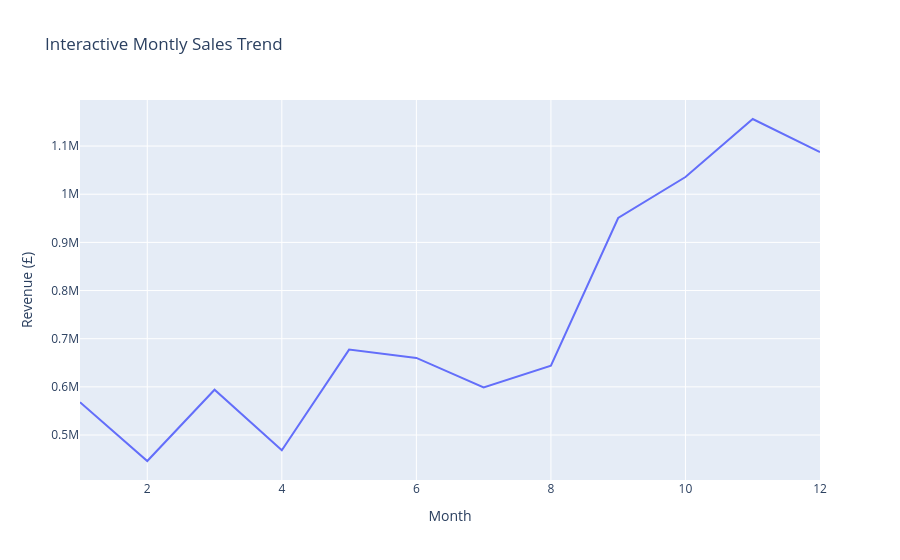
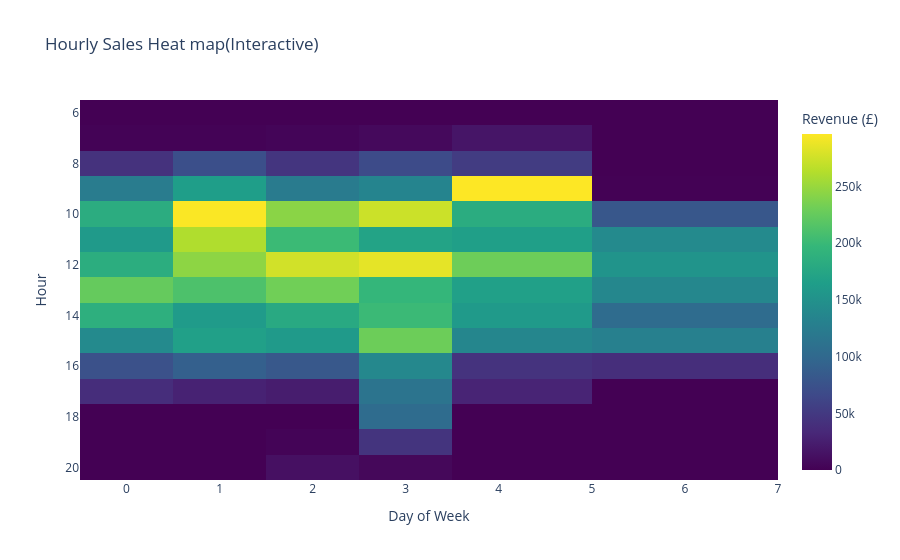

The notebook cell saved with these charts, in order:
### Markdown cell above
Plotly Interactive Dashboard

### Code cell
import plotly.express as px
import plotly.graph_objects as go
from plotly.subplots import make_subplots

fig1=px.line(df.groupby('InvoiceMonth')['TotalAmount'].sum().reset_index(), x='InvoiceMonth',y='TotalAmount', title='Interactive Montly Sales Trend', labels={'TotalAmount': 'Revenue (£)', 'InvoiceMonth':'Month'})

hourly_heatmap=df.groupby(['InvoiceHour','DayOfWeek'])['TotalAmount'].sum().unstack(fill_value=0)
fig2=px.imshow(hourly_heatmap,title='Hourly Sales Heat map(Interactive)', labels=dict(x="Day of Week", y = "Hour", color="Revenue (£)"), aspect="auto",color_continuous_scale='Viridis')

fig1.show()
fig2.show()

### Figure 1 — Plotly figure (JSON) as saved in the notebook; plotly's stock layout.template omitted (floating-point values rounded to 4 significant figures)
{"data": [{"hovertemplate": "Month=%{x}<br>Revenue (£)=%{y}<extra></extra>", "legendgroup": "", "line": {"color": "#636efa", "dash": "solid"}, "marker": {"symbol": "circle"}, "mode": "lines", "name": "", "orientation": "v", "showlegend": false, "type": "scatter", "x": [1, 2, 3, 4, 5, 6, 7, 8, 9, 10, 11, 12], "xaxis": "x", "y": [568100.0, 446100.0, 594100.0, 468400.0, 677400.0, 660000.0, 599000.0, 644100.0, 950700.0, 1036000.0, 1156000.0, 1088000.0], "yaxis": "y"}], "layout": {"legend": {"tracegroupgap": 0}, "title": {"text": "Interactive Montly Sales Trend"}, "xaxis": {"anchor": "y", "domain": [0, 1], "title": {"text": "Month"}}, "yaxis": {"anchor": "x", "domain": [0, 1], "title": {"text": "Revenue (£)"}}}}

### Figure 2 — Plotly figure (JSON) as saved in the notebook; plotly's stock layout.template omitted (floating-point values rounded to 4 significant figures)
{"data": [{"coloraxis": "coloraxis", "hovertemplate": "Day of Week: %{x}<br>Hour: %{y}<br>Revenue (£): %{z}<extra></extra>", "name": "0", "type": "heatmap", "x": [0, 1, 2, 3, 4, 6], "xaxis": "x", "y": [6, 7, 8, 9, 10, 11, 12, 13, 14, 15, 16, 17, 18, 19, 20], "yaxis": "y", "z": [[0, 0, 0, 4.25, 0, 0], [1495.0, 2053.0, 3343.0, 6884.0, 17280.0, 0], [43340.0, 72380.0, 45770.0, 67840.0, 52660.0, 0], [124000.0, 164300.0, 122900.0, 134100.0, 296400.0, 778.8], [183600.0, 294900.0, 243300.0, 273600.0, 182900.0, 80950.0], [160300.0, 260900.0, 201300.0, 170597, 166500.0, 141500.0], [184600.0, 245000.0, 276000.0, 285500.0, 229700.0, 152900.0], [225200.0, 211500.0, 231600.0, 196100.0, 167000.0, 137300.0], [187600.0, 160700.0, 179100.0, 200900.0, 159400.0, 104200.0], [140800.0, 167300.0, 160100.0, 229500.0, 136900.0, 129100.0], [74540.0, 90360.0, 81460.0, 138200.0, 43980.0, 38800.0], [38140.0, 27990.0, 23430.0, 114300.0, 29970.0, 0], [0, 296.6, 0, 104400.0, 75.5, 0], [0, 0, 2893.0, 45300.0, 373.0, 0], [0, 0, 13030.0, 5782.0, 19.19, 0]]}], "layout": {"coloraxis": {"colorbar": {"title": {"text": "Revenue (£)"}}, "colorscale": [[0, "#440154"], [0.1111, "#482878"], [0.2222, "#3e4989"], [0.3333, "#31688e"], [0.4444, "#26828e"], [0.5556, "#1f9e89"], [0.6667, "#35b779"], [0.7778, "#6ece58"], [0.8889, "#b5de2b"], [1, "#fde725"]]}, "title": {"text": "Hourly Sales Heat map(Interactive)"}, "xaxis": {"anchor": "y", "domain": [0, 1], "title": {"text": "Day of Week"}}, "yaxis": {"anchor": "x", "autorange": "reversed", "domain": [0, 1], "title": {"text": "Hour"}}}}
